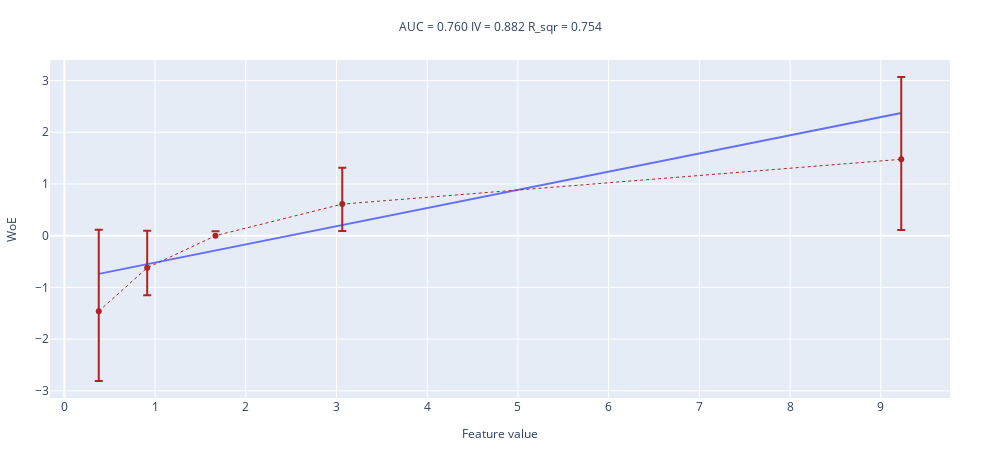

The cell this chart's notebook holds for it:
### Markdown cell above
#### №3

Запустите функцию с `values=np.exp(x)`. Как по графику определить эту ситуацию? Что нужно делать в таком случае?

### Code cell
woe_line(values=np.exp(x), target=y, n_buckets=5)

### Figure 1 — Plotly figure (JSON) as saved in the notebook; plotly's stock layout.template omitted (floating-point values rounded to 4 significant figures)
{"data": [{"mode": "lines", "name": "interpolation_line", "showlegend": false, "type": "scatter", "x": [0.3793, 0.9133, 1.666, 3.064, 9.225], "y": [-0.7384, -0.5506, -0.2858, 0.2056, 2.373]}, {"error_y": {"array": [-1.351, -0.5305, 0.08771, 0.7034, 1.593], "arrayminus": [-1.576, -0.7145, -0.08771, 0.5197, 1.367], "symmetric": false, "type": "data"}, "line": {"color": "firebrick", "dash": "dot", "width": 1}, "name": "WoE", "showlegend": false, "type": "scatter", "x": [0.3793, 0.9133, 1.666, 3.064, 9.225], "y": [-1.46, -0.6212, 0, 0.6103, 1.476]}], "layout": {"height": 450, "margin": {"b": 50, "l": 50, "r": 50, "t": 60}, "title": {"font": {"size": 12}, "text": "AUC = 0.760 IV = 0.882 R_sqr = 0.754 ", "x": 0.5, "xanchor": "center", "y": 0.95, "yanchor": "top"}, "width": 1000, "xaxis": {"title": {"font": {"size": 12}, "text": "Feature value"}}, "yaxis": {"title": {"font": {"size": 12}, "text": "WoE"}}}}
